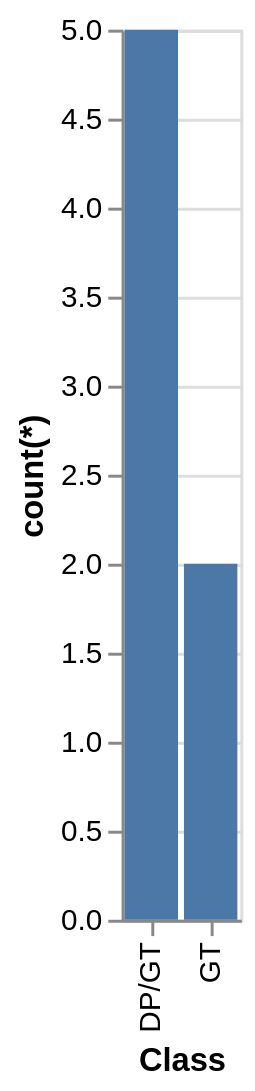

Write a Vega-Lite specification for this figure.
### Vega-Lite specification from a JSON file in a GitHub repository (floating-point values rounded to 4 significant figures)
{"data": {"values": [{"x_data": "DP/GT", "y_data": 5}, {"x_data": "GT", "y_data": 2}]}, "mark": "bar", "encoding": {"x": {"field": "x_data", "type": "nominal", "title": "Class", "sort": "ascending"}, "y": {"field": "y_data", "type": "quantitative", "title": "count(*)"}}}
